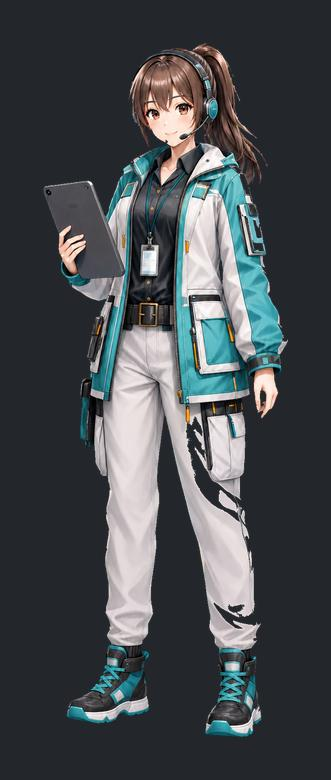
#> input picture apps/avatar_desktop/3d_production/boundary_check_dark.jpg, 331 x 780 px, given in place of style_up_avatar_source.png, which was not available
$ python create_style_up_expression_variants.py
#> lines starting #> are read from the running program, lines starting #| are printed output that depends on the picture; pictures that were not available may be replaced by others from this repository, and a replacement may not be noted
from __future__ import annotations

from collections import deque
from pathlib import Path

from PIL import Image, ImageChops, ImageDraw, ImageFilter


APP_DIR = Path(__file__).resolve().parents[1]
FULL_BODY_SOURCE = APP_DIR / "assets" / "style_up_avatar_source.png"
EXPRESSION_SHEET = APP_DIR / "3d_production" / "style_up_expression_sheet.png"
OUTPUT_DIR = APP_DIR / "assets" / "expressions"
DEFAULT_OUTPUT = APP_DIR / "assets" / "field_support_avatar.png"

NAMES = ["normal", "smile", "closed_smile", "surprised", "soft", "laugh"]


def is_background_candidate(pixel: tuple[int, int, int, int]) -> bool:
    r, g, b, a = pixel
    lightness = (r + g + b) / 3
    spread = max(r, g, b) - min(r, g, b)
    return a == 0 or (lightness > 218 and spread < 42)


def remove_border_background(image: Image.Image) -> Image.Image:
    image = image.convert("RGBA")
    width, height = image.size
    pixels = image.load()
    seen = bytearray(width * height)
    queue: deque[tuple[int, int]] = deque()

    def enqueue(x: int, y: int) -> None:
        index = y * width + x
        if seen[index]:
            return
        seen[index] = 1
        if is_background_candidate(pixels[x, y]):
            queue.append((x, y))

    for x in range(width):
        enqueue(x, 0)
        enqueue(x, height - 1)
    for y in range(height):
        enqueue(0, y)
        enqueue(width - 1, y)

    while queue:
        x, y = queue.popleft()
        r, g, b, _a = pixels[x, y]
        pixels[x, y] = (r, g, b, 0)
        for nx, ny in ((x - 1, y), (x + 1, y), (x, y - 1), (x, y + 1)):
            if 0 <= nx < width and 0 <= ny < height:
                enqueue(nx, ny)

    return image


def harden_transparency(image: Image.Image) -> Image.Image:
    image = image.convert("RGBA")
    pixels = image.load()
    for y in range(image.height):
        for x in range(image.width):
            r, g, b, a = pixels[x, y]
            pixels[x, y] = (255, 255, 255, 0) if a < 120 else (r, g, b, 255)
    return image


def remove_white_boundary(image: Image.Image, passes: int = 2) -> Image.Image:
    image = image.convert("RGBA")

    for _ in range(passes):
        alpha = image.getchannel("A")
        transparent_neighbor = ImageChops.invert(alpha).filter(ImageFilter.MaxFilter(3))
        pixels = image.load()
        neighbor_pixels = transparent_neighbor.load()

        for y in range(image.height):
            for x in range(image.width):
                r, g, b, a = pixels[x, y]
                if a == 0 or neighbor_pixels[x, y] == 0:
                    continue

                lightness = (r + g + b) / 3
                spread = max(r, g, b) - min(r, g, b)

                # Remove only pale, low-saturation pixels touching transparency.
                # This shaves the white background fringe without cutting teal,
                # skin, hair, or dark clothing details.
                if lightness > 206 and spread < 58:
                    pixels[x, y] = (255, 255, 255, 0)

    return image


def contract_alpha(image: Image.Image, passes: int = 1) -> Image.Image:
    image = image.convert("RGBA")
    alpha = image.getchannel("A")
    for _ in range(passes):
        alpha = alpha.filter(ImageFilter.MinFilter(3))
    image.putalpha(alpha)
    return image


def crop_to_subject(image: Image.Image) -> Image.Image:
    alpha = image.getchannel("A")
    bbox = alpha.getbbox()
    if not bbox:
        return image

    left, top, right, bottom = bbox
    return image.crop((max(0, left - 18), max(0, top - 18), min(image.width, right + 18), min(image.height, bottom + 18)))


def soften_patch_edges(patch: Image.Image) -> Image.Image:
    patch = patch.convert("RGBA")
    alpha = patch.getchannel("A")
    mask = Image.new("L", patch.size, 0)
    draw = ImageDraw.Draw(mask)
    draw.rounded_rectangle((8, 8, patch.width - 8, patch.height - 8), radius=80, fill=255)
    mask = mask.filter(ImageFilter.GaussianBlur(10))
    patch.putalpha(ImageChops.multiply(alpha, mask))
    return patch


def expression_patch(sheet: Image.Image, index: int) -> Image.Image:
    slot_width = sheet.width // 6
    left = index * slot_width
    right = sheet.width if index == 5 else (index + 1) * slot_width
    slot = sheet.crop((left + 45, 120, min(right, left + 292), 420))
    slot = remove_border_background(slot)
    slot = slot.resize((310, 370), Image.Resampling.LANCZOS)
    return soften_patch_edges(slot)


def make_variant(base: Image.Image, patch: Image.Image | None) -> Image.Image:
    variant = base.copy()
    if patch is not None:
        variant.alpha_composite(patch, (225, 165))
    variant = remove_border_background(variant)
    variant = harden_transparency(variant)
    return crop_to_subject(variant)


def main() -> int:
    OUTPUT_DIR.mkdir(parents=True, exist_ok=True)

    base = Image.open(FULL_BODY_SOURCE).convert("RGBA")
    sheet = Image.open(EXPRESSION_SHEET).convert("RGBA")
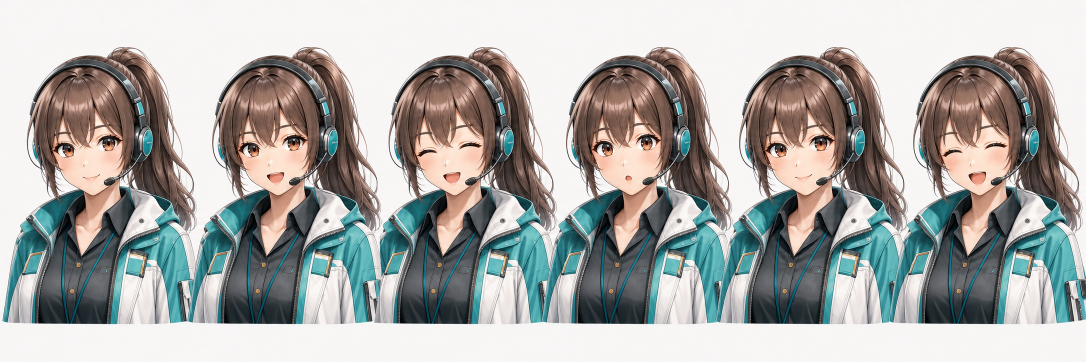
#> input picture apps/avatar_desktop/3d_production/style_up_expression_sheet.png, 2172 x 724 px (shown at 1/2 size)

    for index, name in enumerate(NAMES):
        patch = None if index == 0 else expression_patch(sheet, index)
        variant = make_variant(base, patch)
        output = OUTPUT_DIR / f"{name}.png"
        variant.save(output)
        print(output)
#> this loop made 6 passes
#> pass 2, in expression_patch, `slot = sheet.crop((left + 45, 120, min(right, left + 292), 420))`:
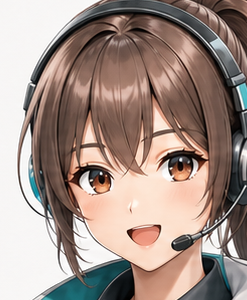
#> slot: PIL image 247x300 RGBA; mean R, G, B, A 160.9, 142.7, 134.4, 255
#> pass 2, in expression_patch, `slot = slot.resize((310, 370), Image.Resampling.LANCZOS)`:
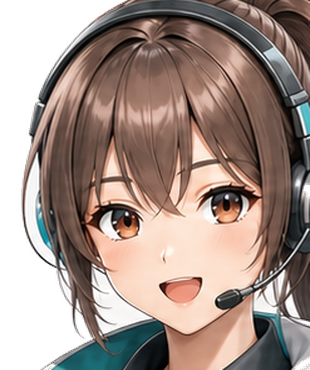
#> slot: PIL image 310x370 RGBA; mean R, G, B, A 121.9, 104, 95.8, 212.9; transparent parts drawn white
#> after the loop:
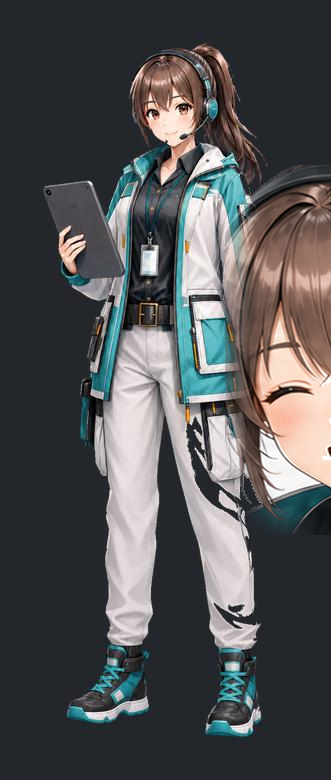
#> variant: PIL image 331x780 RGBA; mean R, G, B, A 81.3, 81.5, 83.4, 254.9; transparent parts drawn white

    (OUTPUT_DIR / "normal.png").replace(DEFAULT_OUTPUT)
    normal_copy = Image.open(DEFAULT_OUTPUT).convert("RGBA")
    normal_copy.save(OUTPUT_DIR / "normal.png")
    print(DEFAULT_OUTPUT)
    return 0


if __name__ == "__main__":
    raise SystemExit(main())
#> (the program exits here)
